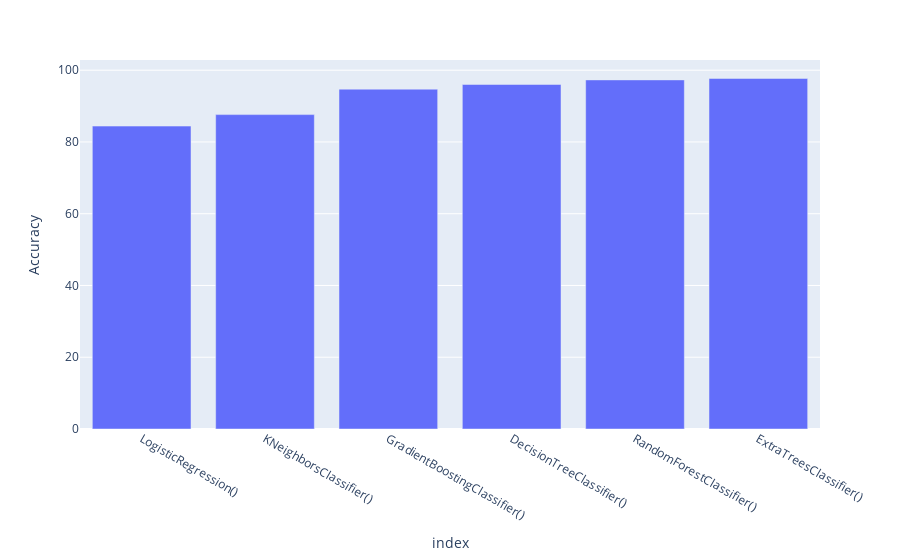

The cell this chart's notebook holds for it:
### Code cell
px.bar(model_results_pca.sort_values(by=['Accuracy'], axis=1).T, y="Accuracy")

### Figure 1 — Plotly figure (JSON) as saved in the notebook; plotly's stock layout.template omitted (floating-point values rounded to 4 significant figures)
{"data": [{"alignmentgroup": "True", "hovertemplate": "index=%{x}<br>Accuracy=%{y}<extra></extra>", "legendgroup": "", "marker": {"color": "#636efa"}, "name": "", "offsetgroup": "", "orientation": "v", "showlegend": false, "textposition": "auto", "type": "bar", "x": ["LogisticRegression()", "KNeighborsClassifier()", "GradientBoostingClassifier()", "DecisionTreeClassifier()", "RandomForestClassifier()", "ExtraTreesClassifier()"], "xaxis": "x", "y": [84.42, 87.62, 94.71, 96.02, 97.29, 97.7], "yaxis": "y"}], "layout": {"barmode": "relative", "legend": {"tracegroupgap": 0}, "margin": {"t": 60}, "xaxis": {"anchor": "y", "domain": [0, 1], "title": {"text": "index"}}, "yaxis": {"anchor": "x", "domain": [0, 1], "title": {"text": "Accuracy"}}}}
